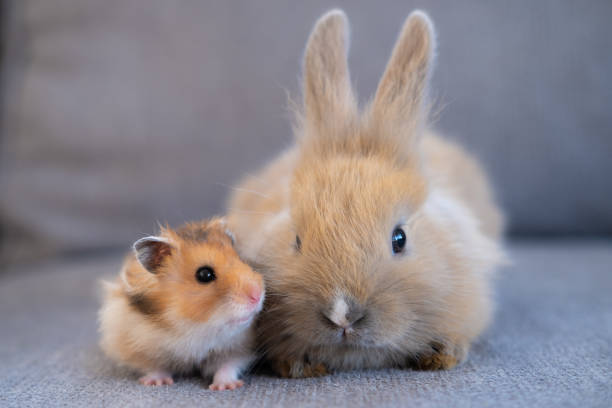
#> input picture photo/rabbit.jpg, 612 x 408 px
$ python transformation.py
#> lines starting #> are read from the running program, lines starting #| are printed output that depends on the picture
import cv2 as cv
import numpy as np
img = cv.imread("photo/rabbit.jpg")
#> img is the input picture: shape (408, 612, 3); mean B, G, R 137.8, 132.1, 138
cv.imshow('rabbit',img)
#translation
# def translate(img, x, y):
#     transMat = np.float32([[1,0,x],[0,1,y]])
#     dimensions = (img.shape[1], img.shape[0])
#     return cv.warpAffine(img, transMat, dimensions)
#
# # -x --> left
# #  x --> right
# # -y --> up
# #  y --> down
#
# translated = translate(img,100, 100)
# cv.imshow('Translated', translated)
#
# #rotation
# def rotate(img, angle, rotPoint=None):
#     (height,width) =img.shape[:2]
#
#     if rotPoint is None:
#         rotPoint =(width//2,height//2)
#
#     rotMat = cv.getRotationMatrix2D(rotPoint,angle, 1.0)
#     dimensions = (width,height)
#
#     return cv.warpAffine(img,rotMat,dimensions)
#
# rotated = rotate(img,-45)
# cv.imshow("rotated",rotated)
#
# #resizing
# resized =cv.resize(img,(500,500),interpolation=cv.INTER_CUBIC)
# cv.imshow("reszied",resized)
#
# #flipping
# flip = cv.flip(img,-1)
# cv.imshow("flip",flip)

#cropping
cropped = img[200:400, 300:400]
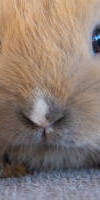
#> cropped: shape (200, 100, 3); mean B, G, R 114.1, 122.8, 138.9
cv.imshow("cropped",cropped)


cv.waitKey(0)

$ run again, with photo/cat.jpg copied over photo/rabbit.jpg
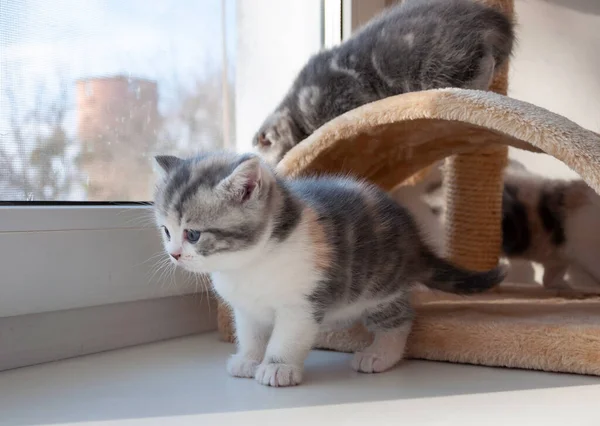
#> input picture photo/cat.jpg, 600 x 426 px
#> img is the input picture: shape (426, 600, 3); mean B, G, R 138, 140.6, 148.9
#> `cropped = img[200:400, 300:400]`:
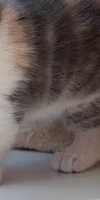
#> cropped: shape (200, 100, 3); mean B, G, R 88.2, 90.9, 101.1
